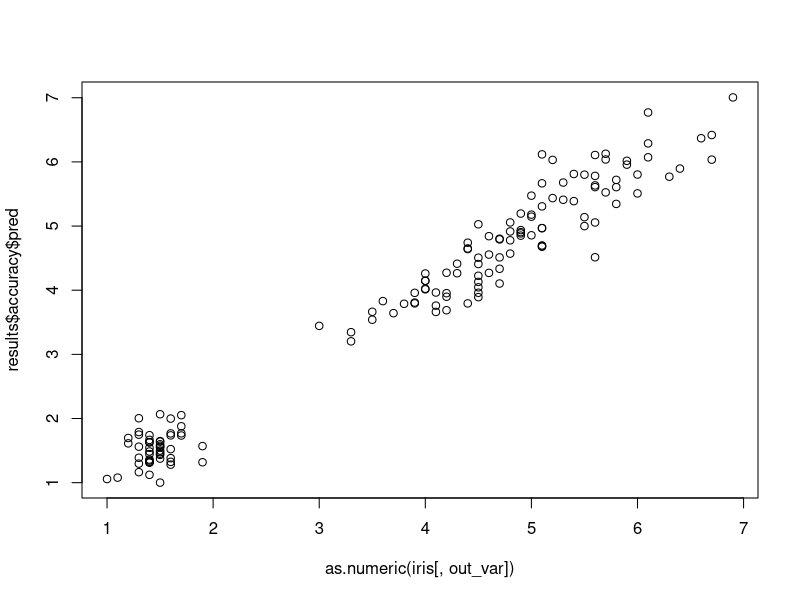
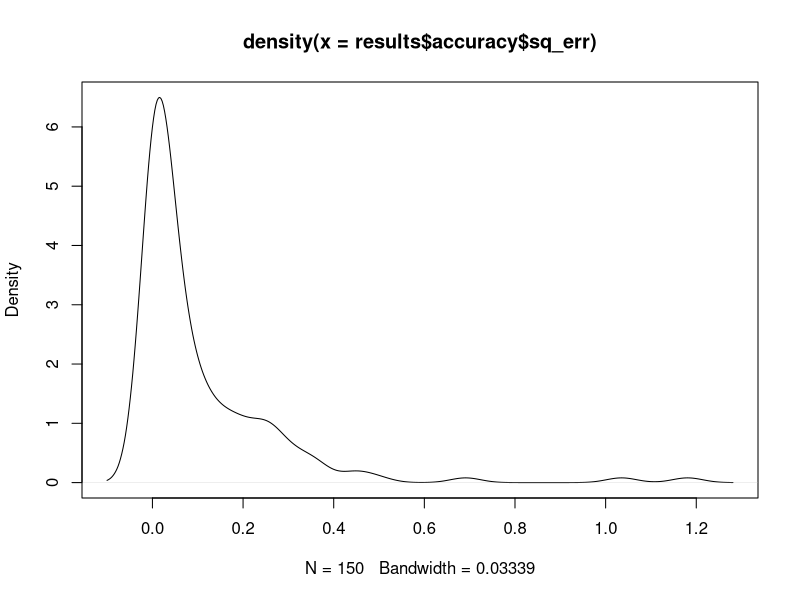

Recreate these plots in R, in order.
# Just writing a linear model from scratch for training with cross validation.


train_mod <- function(df, response, exact=T,speed=0.6, plot=F){
  # Takes a dataframe and the name of the variable to predict as input.
  # Returns the input dataframe with the estimated age after minimizing RSS
  
  num_features <- colnames(df)[unname(sapply(df,is.numeric))]  # Numeric variables only
  num_features <- num_features[num_features != response]  # Excluding response variable
  
  N <- nrow(df)  # Number of observations
  p <- length(num_features)  # Number of input variables
  X <- as.matrix(df[,num_features])  # Transforming into matrix
  X <- cbind(rep(1,N),X)  # Adding intercept (bias)
  df[,response] <- as.numeric(df[,response])  # If response is factorial, encoded with integers
  Y <- as.matrix(df[,response])  # Response variable as matrix
  
  # Plotting input-response correlations
  if(plot==T){
    par(mfrow=c(floor(sqrt(p)),p/floor(sqrt(p))))
    for(var in num_features){plot(df[,var],df[,response],main=var)}
  }
  if(exact==T){
    # Solution of the derivative by beta to minimize RSS(B)
    B_hat <- solve(t(X)%*%X) %*% t(X) %*% Y
    Y_hat <- X %*% B_hat
    df_out <- cbind(df, Y_hat)
  } else{
    
  }
  return(list(table=df_out,weights=B_hat))
}

predict_mod <- function(obs, response, weights){
  # Predicting observations using pre-calculated weights

  num_features <- colnames(obs)[unname(sapply(obs,is.numeric))]  # Numeric variables only
  num_features <- num_features[num_features != response]  # Excluding response variable
  
  N <- nrow(obs)  # Number of observations
  p <- length(num_features)  # Number of input variables
  X <- as.matrix(obs[,num_features])  # Transforming into matrix
  X <- cbind(rep(1,N),X)  # Adding intercept (bias)
  predicted <- X %*% weights
  return(predicted)
}

cross_val <- function(data, response, exact=T, speed=0.6){
  # Cross validation: leave one out
  
  init <- rep(NA,nrow(data))  #  initializing df for cross-val. output
  accuracy <- data.frame(sq_err=init, pred=init)
  weight_list <- list()
  for(i in 1:nrow(data)){  # Leave one out (each obs once)
    trained <- train_mod(data[-i,], response, exact, speed)  # Training without obs i
    test_obs <- predict_mod(data[i,], response, trained$weights)  # Predicting val i
    sq_err <- (as.numeric(test_obs) - as.numeric(data[i,response]))^2
    # computing sqared error from real value
    weight_list[[i]] <- trained$weights
    accuracy[i,] <- c(sq_err, test_obs)
  }
  return(list(accuracy=accuracy, weights=weight_list))
}

out_var='Petal.Length'
results <-cross_val(iris,out_var)

plot(as.numeric(iris[,out_var]),results$accuracy$pred)
plot(density(results$accuracy$sq_err))

